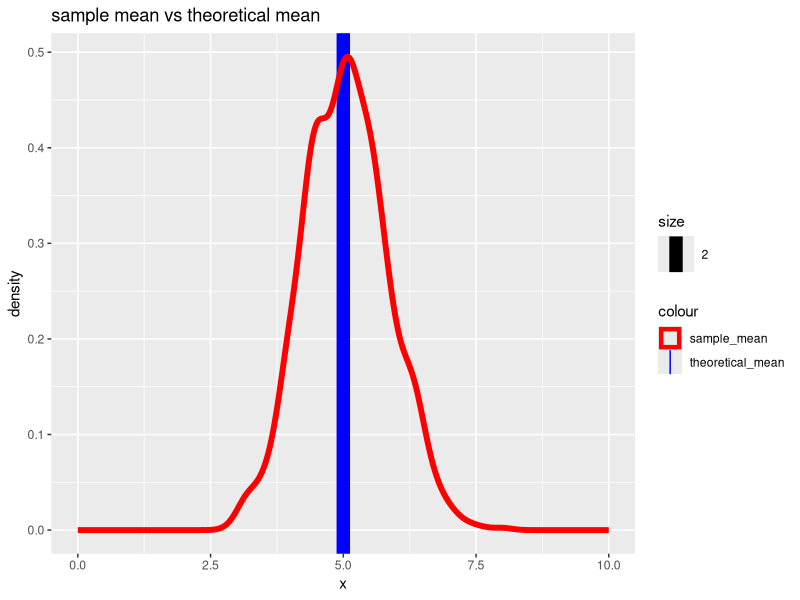
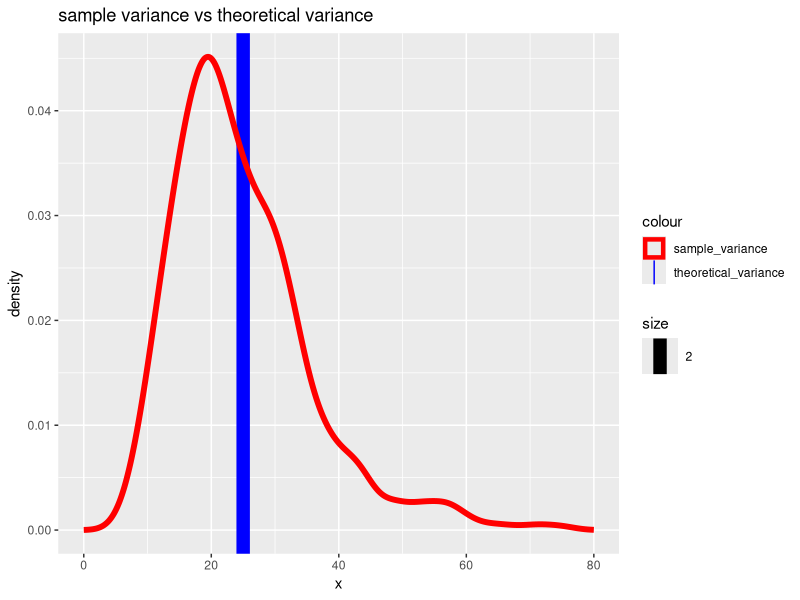
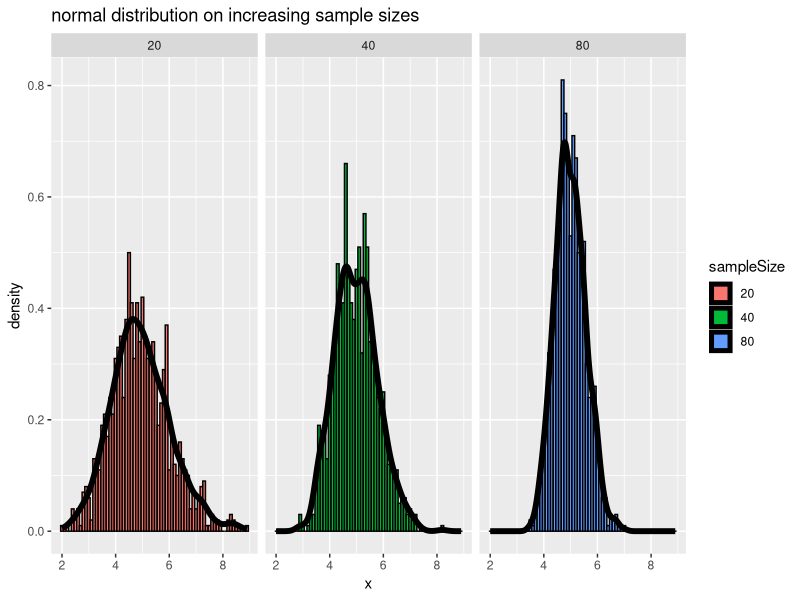

These figures' R source, in order:
## ---- chunk 1
# required libraries
  library(ggplot2)
  library(knitr)
## ---- chunk 2
# setting global options.
opts_chunk$set(fig.width = 12)
## ---- chunk 3
set.seed(235071)
totalIterations <- 1000
sequence <- seq(1 : totalIterations)

lambda <- 0.2
n <- 40
theoreticalMean <- 1 / lambda
theoreticalStdDeviation <- 1 / lambda
theoreticalVariance <- theoreticalStdDeviation ^ 2

## ---- chunk 4

meanOfAverages <- sapply(X = sequence, function(p) {
  samples <- rexp(n, lambda)
  round(mean(samples), 1)
})

sampleMean <- round(mean(meanOfAverages), 3)

## ---- chunk 5

dfMean <- data.frame("mean" = meanOfAverages)

g <- ggplot()
g <- g + geom_vline(aes(xintercept = theoreticalMean, size = 2, color = "theoretical_mean"))
g <- g + geom_density(data = dfMean, aes(x = mean, color = "sample_mean"), size = 2)
g <- g + labs(x = "x", y = "density")
g <- g + ggtitle("sample mean vs theoretical mean")
g <- g + xlim(0, 10)
g <- g + scale_color_manual(values = c("sample_mean" = "red", "theoretical_mean" = "blue"))

print(g)

## ---- chunk 6
sampleVariance <- round(var(meanOfAverages), 3)
## ---- chunk 7
varOfAverages <- sapply(X = sequence, function(p) {
  samples <- rexp(n, lambda)
  round(var(samples), 1)
})

dfVars <- data.frame("var" = varOfAverages)

g <- ggplot()
g <- g + geom_vline(aes(xintercept = theoreticalVariance, size = 2, color = "theoretical_variance"))
g <- g + geom_density(data = dfVars, aes(x = var, color = "sample_variance"), size = 2)
g <- g + labs(x = "x", y = "density")
g <- g + ggtitle("sample variance vs theoretical variance")
g <- g + xlim(0, 80)
g <- g + scale_color_manual(values = c("sample_variance" = "red", "theoretical_variance" = "blue"))

print(g)
## ---- chunk 8
sampleAverages <- function(n, df) {
  varOfAverages <- sapply(X = df, function(p) {
    samples <- rexp(n, lambda)
    round(mean(samples), 1)
  })
}

samples <- c(sampleAverages(20, seq(1 : totalIterations)), 
             sampleAverages(40, seq(1 : totalIterations)),
             sampleAverages(80, seq(1 : totalIterations)))
sampleCounts <- factor(rep(c(20, 40, 80), each = totalIterations))

samplesDf <- data.frame(x = samples, sampleSize = sampleCounts)

g <- ggplot(data = samplesDf, aes(x = x))
g <- g + geom_histogram(aes(y = ..density.., fill = sampleSize), binwidth = 0.1, colour = "black")
g <- g + geom_density(size = 2, data = samplesDf, aes(x = x))
g <- g + facet_grid(. ~ sampleSize)
g <- g + ggtitle("normal distribution on increasing sample sizes")
print(g)


